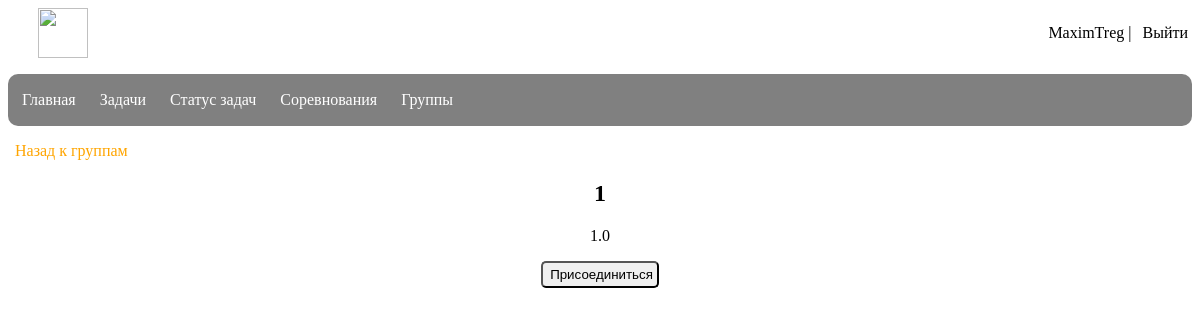
The app's page /groups/1 (signed in) with its own data.
### app/models.py (models this page shows, shortened)
class User(UserMixin, db.Model):
    id = db.Column(db.Integer, primary_key=True)
    username = db.Column(db.String(50), index=True, unique=True)
    email = db.Column(db.String(120), index=True, unique=True)
    password_hash = db.Column(db.String(128))
    groups = db.relationship('UserGroup', backref='user', lazy='dynamic')
    tasks = db.relationship('Task', backref='creator', lazy='dynamic')
    solutions = db.relationship('Solution', backref='user', lazy='dynamic')
    def get_groups(self):
        return Groups.query.filter(Groups.id.in_(list(map(lambda g: g.group_id, self.groups)))).all()

class Groups(db.Model):
    id = db.Column(db.Integer, primary_key=True)
    title = db.Column(db.String(100), unique=True, nullable=False)
    statement = db.Column(db.Text, nullable=True)
    users = db.relationship('UserGroup', backref='group', lazy='dynamic')

### app/routes.py (the view)
@app.route('/groups', defaults={'id': None})
@app.route('/groups/<int:id>')
def groups(id):
    if id:
        group = Groups.query.get(id)
        return render_template('group.html',  cureent_user=current_user, group=group)
    groups = Groups.query.all()
    return render_template('groups.html', groups=groups)

### app/models.py (called while the page is built)
@login.user_loader
def load_user(id):
    return User.query.get(int(id))

### app/templates/group.html
{% extends "base.html" %}
{% block content %}
<a href="{{ url_for('groups') }}" class="sub">Назад к группам</a>
<h2>{{ group.title }}</h2>
<p class="statement">{{ group.statement }}</p>
<div class="statement">
    {% if not current_user.is_anonymous %}
    {% if current_user and group in current_user.get_groups() %}
    <a href="{{ url_for('leave_group', group_id=group.id) }}">
        <button type="submit" class="login">Покинуть группу</button>
    </a>
    {% else %}
    <a href="{{ url_for('join_group', group_id=group.id) }}">
        <button type="submit" class="login">Присоединиться</button>
    </a>
    {% endif %}
    {% endif %}
</div>
{% endblock %}

### app/templates/base.html (shortened to what this page needs)
<html>
    <head>
        <link type="text/css" href="../static/css/styles.css" rel="stylesheet" />
    </head>
    <body>
        <div id="header">
            <a href="/"><img class="logo" src="../static/images/logo.png"></a>
            <div>
                {% if current_user.is_anonymous %}
                <a href="/login" class="login">Войти</a>
                |
                <a href="/register" class="login">Зарегистрироваться</a>
                {% else %}
                <a href="/profile" id="profile_button"> {{ current_user.username }} </a>
                |
                <a href="{{ '/logout' }}" class="login">Выйти</a>
                {% endif %}
            </div>
        </div>
        <div id="menu">
            <ul>
                <li><a href="/">Главная</a></li>
                <li><a href="/tasks">Задачи</a></li>
                {% if not current_user.is_anonymous %}
                    <li><a href="/tasks_status">Статус задач</a></li>
                {% endif %}
                <li><a href="/contests">Соревнования</a></li>
                <li><a href="/groups">Группы</a></li>
            </ul>
        </div>
        {% block content %}{% endblock %}
    </body>
</html>

### app/static/css/styles.css (style rules this page uses)
body { font-family: Comic Sans MS; }
ul { list-style-type: none; padding: 7px; overflow: hidden; background-color: grey; border-radius: 10px; }
.logo { height: 50px; margin-left: 30px; }
#header { display: flex; justify-content: space-between; align-items: center; }
.login { color: black; text-align: center; }
.login { padding: 4px; padding-left: 7px; color: black; border-radius: 5px; text-decoration: none; }
li { float: left; }
li a { display: block; color: white; text-align: center; margin-right: 10px; padding: 10px; padding-left: 7px; padding-right: 7px; border-radius: 10px; text-decoration: none; }
#profile_button { color: black; text-decoration: none; }
h2 { text-align: center; }
.sub { padding: 10px; padding-left: 7px; color: orange; border-radius: 5px; text-decoration: none; }
.statement { text-align: center; }

### records on screen
User: username "MaximTreg"
Groups: title "1", statement "1.0"
